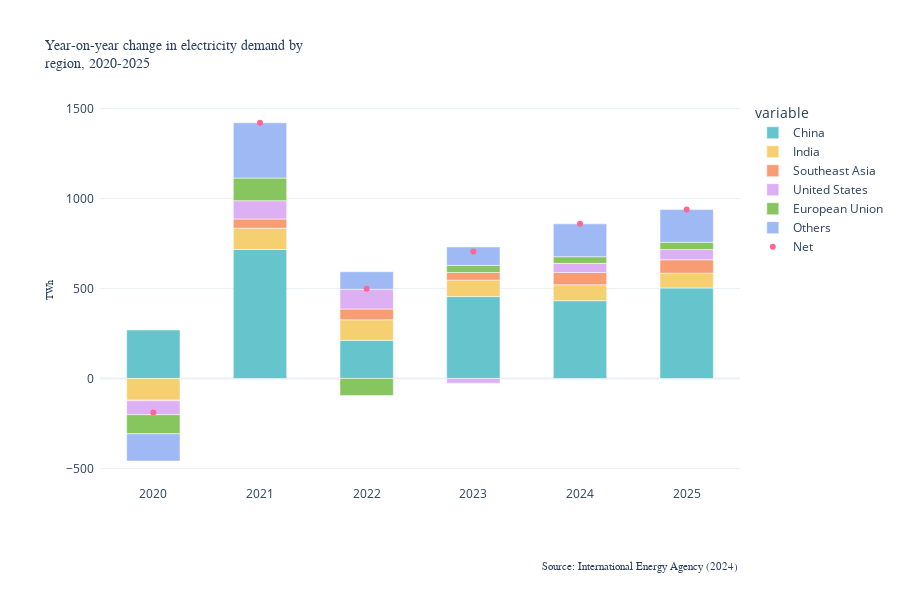

Notebook code for this chart:
### Code cell
fig = px.bar(dta, x=dta.index, y=[ 'China', 'India', 'Southeast Asia', 'United States', 'European Union', 'Others'],
            hover_name=dta.index, 
            color_discrete_sequence= px.colors.qualitative.Pastel,
            height=600, width=900,
            title='Year-on-year change in electricity demand by <br>region, 2020-2025')

fig.add_scatter(x=[2020, 2021, 2022, 2023, 2024, 2025], 
                y=[-189.5, 1421. , 498.1,  705. ,  859.1,  938.4],
                mode="markers",
                name="Net")

fig.update_traces(hovertemplate ='<br>%{x} <br>'+ '<b>%{y:.2f} Twh </b>')

fig.update_layout(template="plotly_white")

# Figure title and labels
fig.update_layout( margin=dict(l=100, r=100, t=100, b=120, pad=5),
                  title_font_size=14,
                  title_font_family='PT Serif Caption')

fig.update_layout(
    hoverlabel=dict(
        bgcolor="white",
        font_size=12,
        font_family="Courier"
    )
)

# Axis title and format
fig.update_yaxes(title_text="TWh", title_font_size=10, title_font_family='PT Serif Caption')
fig.update_xaxes(title_text="", title_font_size=10, title_font_family='PT Serif Caption')

# Footnote 
fig.add_annotation(xref='paper', x=1.0, yref='paper', y=-0.25,
                   text="Source: International Energy Agency (2024)", showarrow=False,
                   font=dict(size=11,
                             # color='#a70684',
                             family='PT Serif Caption'))



fig.update_layout(bargap=0.5)  # gap between bars of adjacent location coordinates.


fig.show()

### Figure 1 — Plotly figure (JSON) as saved in the notebook; plotly's stock layout.template omitted (floating-point values rounded to 4 significant figures)
{"data": [{"alignmentgroup": "True", "hovertemplate": "<br>%{x} <br><b>%{y:.2f} Twh </b>", "hovertext": [2020, 2021, 2022, 2023, 2024, 2025], "legendgroup": "China", "marker": {"color": "rgb(102, 197, 204)", "pattern": {"shape": ""}}, "name": "China", "offsetgroup": "China", "orientation": "v", "showlegend": true, "textposition": "auto", "type": "bar", "x": [2020, 2021, 2022, 2023, 2024, 2025], "xaxis": "x", "y": [269.1, 716.9, 211.8, 455, 432.2, 503.1], "yaxis": "y"}, {"alignmentgroup": "True", "hovertemplate": "<br>%{x} <br><b>%{y:.2f} Twh </b>", "hovertext": [2020, 2021, 2022, 2023, 2024, 2025], "legendgroup": "India", "marker": {"color": "rgb(246, 207, 113)", "pattern": {"shape": ""}}, "name": "India", "offsetgroup": "India", "orientation": "v", "showlegend": true, "textposition": "auto", "type": "bar", "x": [2020, 2021, 2022, 2023, 2024, 2025], "xaxis": "x", "y": [-120.6, 118.1, 114.5, 91.4, 88.6, 81.7], "yaxis": "y"}, {"alignmentgroup": "True", "hovertemplate": "<br>%{x} <br><b>%{y:.2f} Twh </b>", "hovertext": [2020, 2021, 2022, 2023, 2024, 2025], "legendgroup": "Southeast Asia", "marker": {"color": "rgb(248, 156, 116)", "pattern": {"shape": ""}}, "name": "Southeast Asia", "offsetgroup": "Southeast Asia", "orientation": "v", "showlegend": true, "textposition": "auto", "type": "bar", "x": [2020, 2021, 2022, 2023, 2024, 2025], "xaxis": "x", "y": [-3.5, 51.3, 59.6, 42.4, 68.3, 74.8], "yaxis": "y"}, {"alignmentgroup": "True", "hovertemplate": "<br>%{x} <br><b>%{y:.2f} Twh </b>", "hovertext": [2020, 2021, 2022, 2023, 2024, 2025], "legendgroup": "United States", "marker": {"color": "rgb(220, 176, 242)", "pattern": {"shape": ""}}, "name": "United States", "offsetgroup": "United States", "orientation": "v", "showlegend": true, "textposition": "auto", "type": "bar", "x": [2020, 2021, 2022, 2023, 2024, 2025], "xaxis": "x", "y": [-77.3, 101.6, 109.5, -25.9, 50.5, 57.3], "yaxis": "y"}, {"alignmentgroup": "True", "hovertemplate": "<br>%{x} <br><b>%{y:.2f} Twh </b>", "hovertext": [2020, 2021, 2022, 2023, 2024, 2025], "legendgroup": "European Union", "marker": {"color": "rgb(135, 197, 95)", "pattern": {"shape": ""}}, "name": "European Union", "offsetgroup": "European Union", "orientation": "v", "showlegend": true, "textposition": "auto", "type": "bar", "x": [2020, 2021, 2022, 2023, 2024, 2025], "xaxis": "x", "y": [-105.8, 125.6, -94.9, 39.5, 37, 40], "yaxis": "y"}, {"alignmentgroup": "True", "hovertemplate": "<br>%{x} <br><b>%{y:.2f} Twh </b>", "hovertext": [2020, 2021, 2022, 2023, 2024, 2025], "legendgroup": "Others", "marker": {"color": "rgb(158, 185, 243)", "pattern": {"shape": ""}}, "name": "Others", "offsetgroup": "Others", "orientation": "v", "showlegend": true, "textposition": "auto", "type": "bar", "x": [2020, 2021, 2022, 2023, 2024, 2025], "xaxis": "x", "y": [-151.4, 307.5, 97.6, 102.6, 182.5, 181.5], "yaxis": "y"}, {"hovertemplate": "<br>%{x} <br><b>%{y:.2f} Twh </b>", "mode": "markers", "name": "Net", "type": "scatter", "x": [2020, 2021, 2022, 2023, 2024, 2025], "y": [-189.5, 1421, 498.1, 705, 859.1, 938.4]}], "layout": {"annotations": [{"font": {"family": "PT Serif Caption", "size": 11}, "showarrow": false, "text": "Source: International Energy Agency (2024)", "x": 1, "xref": "paper", "y": -0.25, "yref": "paper"}], "bargap": 0.5, "barmode": "relative", "height": 600, "hoverlabel": {"bgcolor": "white", "font": {"family": "Courier", "size": 12}}, "legend": {"title": {"text": "variable"}, "tracegroupgap": 0}, "margin": {"b": 120, "l": 100, "pad": 5, "r": 100, "t": 100}, "title": {"font": {"family": "PT Serif Caption", "size": 14}, "text": "Year-on-year change in electricity demand by <br>region, 2020-2025"}, "width": 900, "xaxis": {"anchor": "y", "domain": [0, 1], "title": {"font": {"family": "PT Serif Caption", "size": 10}, "text": ""}}, "yaxis": {"anchor": "x", "domain": [0, 1], "title": {"font": {"family": "PT Serif Caption", "size": 10}, "text": "TWh"}}}}
